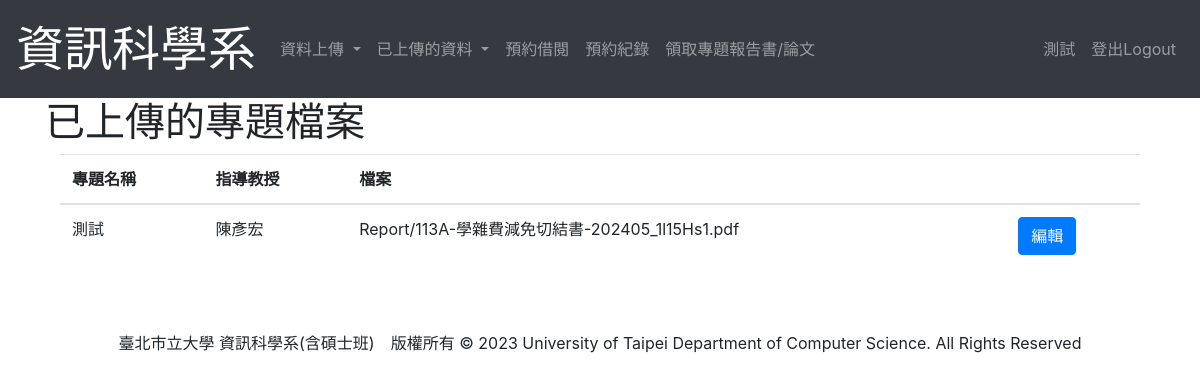
The page /UserProject/2 (signed in) on the database its author committed.
### student/models.py (models this page shows, shortened)
class User(AbstractUser):
    first_name = None
    last_name = None
    username = models.CharField(max_length=15, unique=True, null=True) #帳號
    name = models.CharField(max_length = 12) #姓名
    DEPARTMENT = ((0, '資訊科學系'),
                  (1, '外系'),)
    department = models.IntegerField(choices=DEPARTMENT, null=True, blank=True)
    IDENTITY=((0, '大學部'),
              (1, '管理員'),
              (2, '日間碩士班'),
              (3, '碩士在職專班'),
              (4, '系辦工讀生'))
    identity = models.IntegerField(choices=IDENTITY, default=0)
    enrollYear = models.DecimalField(max_digits = 4, decimal_places = 0, default = timezone.now().year)#入學年
    USER_NAME_FIELD = 'username'
    class Meta:
        ordering = ["username"]

class Project(models.Model):
    user = models.ForeignKey(User, on_delete=models.PROTECT) #誰做這個專題的
    proposal = models.ForeignKey(Proposal, on_delete=models.PROTECT, blank = True, null = True)
    name = models.CharField(max_length = 30) #專題名稱
    report = models.FileField(upload_to = "Report/", default=None)#報告書電子檔
    poster = models.ImageField(upload_to = "Poster/", default=None)#海報或發表證明
    professor = models.CharField(max_length = 5)#指導教授
    FIELD = ((0, '軟體開發及程式設計'),
             (1, '網路及多媒體應用'),
             (2, '系統及演算法開發',))
    field = models.IntegerField(choices=FIELD, default=0)
    postDate = models.DateField(blank=True, null = True)#學位考試日期
    letter = models.FileField(upload_to='Uploaded Files/', blank=True, null=True, default=None)#同意函
    POST = ((0, '研討會'),
            (1, '期刊'),)
    post = models.PositiveIntegerField(choices=POST, default = 0, blank=True, null = True)
    seminarDate = models.DateTimeField(blank=True, null = True)#研討會或期刊發行日期
    seminarName = models.CharField(max_length=20, blank=True, null = True)#研討會或期刊名稱
    journalNumber = models.DecimalField(max_digits = 10, decimal_places = 0, blank=True, null = True)#期刊刊號
    STATE = ((0, '專題'),
             (1, '已申請'),
             (2, '已取消'),)
    state = models.IntegerField(choices=STATE, default = 0)
    cancelapplication = models.FileField(upload_to='CancelFinal/', blank=True, null=True, default=None)
    selected = models.BooleanField(default=False)
    class Meta:
        ordering = ["user"]

### student/views.py (the view)
# urls.py: path('UserProject/<int:pk>', views.UserProject.as_view(), name='UserProject'),#已繳交的專題
class UserProject(View):
    def get(self, request, pk):
        project = Project.objects.filter(user = request.user.id)
        context = {
            'project': project,
        }
        return render(request, 'UserProject.html', context)

### templates/UserProject.html
{% extends "layout.html" %}
{% block title %}已上傳的專題檔案{% endblock %}
{% block content %}
    <div class="container">
        <table class="table">
            <thead>
                <th>專題名稱</th>
                <th>指導教授</th>
                <th>檔案</th>
                <th></th>
            </thead>
            <tbody>
                {% for project in project %}
                <tr>
                    <td>{{ project.name }}</td>
                    <td>{{ project.professor }}</td>
                    <td>{{ project.report }}</td>
                    <td><a href="{% url 'EditProject' pk=project.id%}" class="btn btn-primary">編輯</a></td>
                </tr>
                {% endfor %}
            </tbody>
        </table>
    </div>
{% endblock %}

### templates/layout.html (shortened to what this page needs)
<!DOCTYPE html>
<html lang="en">
<head>
    <link rel="stylesheet" href="https://maxcdn.bootstrapcdn.com/bootstrap/4.0.0/css/bootstrap.min.css">
</head>
<body>
    <nav class="navbar navbar-expand-lg navbar-dark bg-dark">
        <a class="navbar-brand" href="{% url 'Home' %}">
            <font size="20" color="white" face=""標楷體>資訊科學系</font>
        </a>
        <div class="collapse navbar-collapse" id="navbarNav">
            <ul class="navbar-nav mr-auto">
                {% if user and user.is_authenticated %}
                    {% if user.department == 0 %}
                        {% if user.identity == 1 or user.identity == 4 %}
                            <li class="nav-item dropdown">
                                <a class="nav-link dropdown-toggle" href="#" id="navbarDropdown" role="button" data-toggle="dropdown" aria-haspopup="true" aria-expanded="false">
                                    資料總覽
                                </a>
                                <div class="dropdown-menu" aria-labelledby="navbarDropdown">
                                    <a class="dropdown-item" href="{% url 'DisplayLicense' %}">證照總覽</a>
                                    <a class="dropdown-item" href="{% url 'DisplayProject' %}">專題報告書總覽</a>
                                    <a class="dropdown-item" href="{% url 'DisplayProposal' %}">計畫發表總覽</a>
                                    <a class="dropdown-item" href="{% url 'DisplayFinal' %}">學位考試總覽</a>
                                </div>
                            </li>
                            {% if user.identity == 1 %}
                                <li class="nav-item dropdown">
                                    <a class="nav-link dropdown-toggle" href="#" id="navbarDropdown" role="button" data-toggle="dropdown" aria-haspopup="true" aria-expanded="false">
                                        學生相關
                                    </a>
                                    <div class="dropdown-menu" aria-labelledby="navbarDropdown">
                                        <a class="dropdown-item" href="{% url 'ImportAndExport' %}">新增學生</a>
                                        <a class="dropdown-item" href="{% url 'SearchStudent' %}">修改學生資料</a>
                                    </div>
                                </li>
                            {% endif %}
                            <li class="nav-item dropdown">
                                <a class="nav-link dropdown-toggle" href="#" id="navbarDropdown" role="button" data-toggle="dropdown" aria-haspopup="true" aria-expanded="false">
                                    借閱相關
                                </a>
                                <div class="dropdown-menu" aria-labelledby="navbarDropdown">
                                    <a class="dropdown-item" href="{% url 'BookingList' %}">借閱申請</a>
                                    <a class="dropdown-item" href="{% url 'HistoryBookingAnalysis' %}">借閱分析</a>
                                </div>
                            </li>
                            <li class="nav-item">
                                <a class="nav-link" href="{% url 'HistoryPaperUpdate' %}">往年報告書上傳</a>
                            </li>
                        {% elif user.identity == 0 %}
                            <li class="nav-item dropdown">
                                <a class="nav-link dropdown-toggle" href="#" id="navbarDropdown" role="button" data-toggle="dropdown" aria-haspopup="true" aria-expanded="false">
                                    資料上傳
                                </a>
                            </li>
                            <li class="nav-item dropdown">
                                <a class="nav-link dropdown-toggle" href="#" id="navbarDropdown" role="button" data-toggle="dropdown" aria-haspopup="true" aria-expanded="false">
                                    已上傳的資料
                                </a>
                            </li>
                        {% endif %}
                    {% endif %}
                    <li class="nav-item">
                        <a class="nav-link" href="{% url 'BorrowPaper' pk=user.id %}">預約借閱</a>
                    </li>
                    <li class="nav-item">
                        <a class="nav-link" href="{% url 'UserBooking' pk=user.id %}">預約紀錄</a>
                    </li>
                    <li class="nav-item">
                        <a class="nav-link" href="{% url 'GetEntityPaper' %}">領取專題報告書/論文</a>
                    </li>
                {% else %}
                    <a class="nav-link" href="{% url 'Home' %}" style="font-size: x-large;">資訊科學系 學生資料登錄系統</a>
                {% endif %}
            </ul>
            <ul class="navbar-nav">
                {% if user.is_authenticated %}
                <li class="nav-item">
                    <a href="{% url 'EditPassword' pk=user.id %}" class="nav-link">{{ user.name }}</a>
                </li>
                <li class="nav-item">
                    <a class="nav-link" href="{% url 'logout' %}">登出Logout</a>
                </li>
                {% else %}
                <li class="nav-item">
                    <a class="nav-link" href="{% url 'login' %}" style="font-size: x-large;">登入Login</a>
                </li>
                {% endif %}
            </ul>
        </div>
    </nav>
    <div class="container">
        <h1>{% block title %}{% endblock %}</h1>
    </div>
    <div class="container">
        {% block content %}{% endblock %}
    </div>
    <br><br>
    <div class="container" align="center">
        臺北市立大學 資訊科學系(含碩士班)　版權所有 © 2023   University of Taipei Department of Computer Science. All Rights Reserved
    </div>
</body>
</html>

### rows shown on the page
User: name "測試"
Project: name "測試", professor "陳彥宏", report "Report/113A-學雜費減免切結書-202405_1l15Hs1.pdf"
